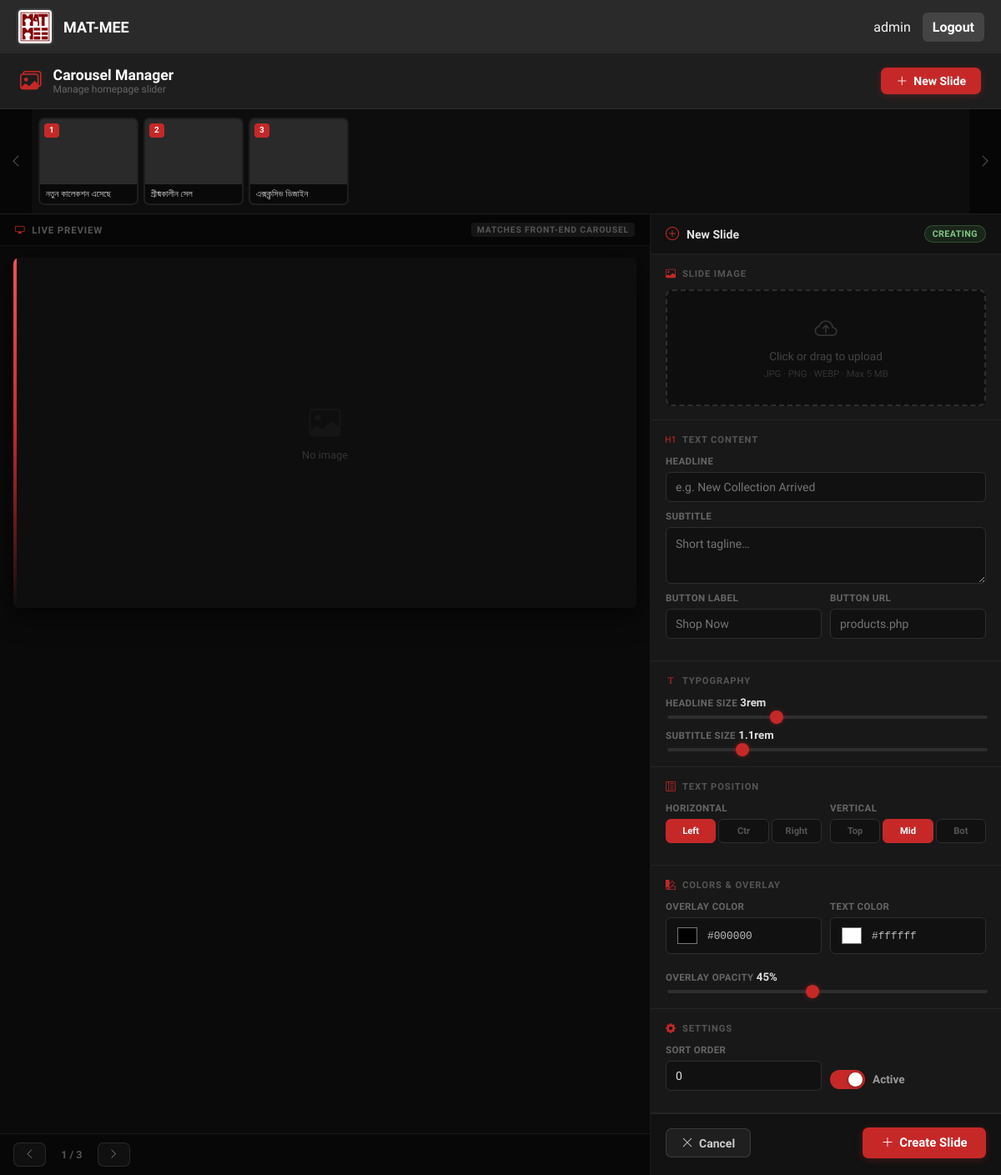
Page /MAT-MEE/Admin-matmee/carousel.php?new=1 (signed in) on the committed database.
### tables this page shows
CREATE TABLE IF NOT EXISTS `carousel_slides` (
    `id`               INT(11)       NOT NULL AUTO_INCREMENT,
    `title`            VARCHAR(255)  DEFAULT NULL,
    `subtitle`         VARCHAR(500)  DEFAULT NULL,
    `button_text`      VARCHAR(100)  DEFAULT NULL,
    `button_link`      VARCHAR(500)  DEFAULT NULL,
    `image_path`       VARCHAR(500)  NOT NULL,
    `title_size`       VARCHAR(10)   NOT NULL DEFAULT '3rem',
    `subtitle_size`    VARCHAR(10)   NOT NULL DEFAULT '1.1rem',
    `text_position`    ENUM('left','center','right') NOT NULL DEFAULT 'left',
    `text_valign`      ENUM('top','middle','bottom') NOT NULL DEFAULT 'middle',
    `overlay_opacity`  DECIMAL(3,2)  NOT NULL DEFAULT '0.45',
    `overlay_color`    VARCHAR(20)   NOT NULL DEFAULT '#000000',
    `text_color`       VARCHAR(20)   NOT NULL DEFAULT '#ffffff',
    `sort_order`       INT(5)        NOT NULL DEFAULT '0',
    `is_active`        TINYINT(1)    NOT NULL DEFAULT '1',
    `created_at`       TIMESTAMP     NOT NULL DEFAULT CURRENT_TIMESTAMP,
    `updated_at`       TIMESTAMP     NOT NULL DEFAULT CURRENT_TIMESTAMP ON UPDATE CURRENT_TIMESTAMP,
    PRIMARY KEY (`id`),
    KEY `idx_active_order` (`is_active`, `sort_order`)
);

### MAT-MEE/components/connection.php (called while the page is built, shortened)
<?php
class DatabaseConnection {
    private static $instance = null;
    private $connection;
    private $host = 'localhost';
    private $user = 'root';
    private $password = '';
    private $database = 'matmee';
    private function __construct() {
        $this->connection = new mysqli(
            $this->host,
            $this->user,
            $this->password,
            $this->database
        );
        $this->connection->set_charset("utf8");
    }
    public static function getInstance() {
        if (!self::$instance) {
            self::$instance = new self();
        }
        return self::$instance;
    }
    private function prepareAndExecute($query, $params = []) {
        if (empty($params)) {
            return $this->connection->query($query);
        }
        $stmt = $this->connection->prepare($query);
        $types = '';
        $stmt->bind_param($types, ...$params);
        $stmt->execute();
        return $stmt->get_result();
    }
    public function fetch($query, $params = []) {
        $result = $this->prepareAndExecute($query, $params);
        return $result->fetch_all(MYSQLI_ASSOC);
    }
}

### MAT-MEE/Admin-matmee/carousel.php (the view, shortened to what this page needs)
<?php
include 'header.php';
$slides    = $db->fetch("SELECT * FROM carousel_slides ORDER BY sort_order ASC, id ASC") ?: [];
$isNew     = isset($_GET['new']);
$editId    = $isNew ? null : (isset($_GET['edit']) ? (int)$_GET['edit'] : ($slides[0]['id'] ?? null));
$editSlide = null;
?>
<link rel="stylesheet" href="carousel_admin.css">
<main class="content cm-page">
<div class="cm-topbar">
    <div class="cm-topbar-left">
        <i class="bi bi-images"></i>
        <div><h1>Carousel Manager</h1><p>Manage homepage slider</p></div>
    </div>
    <a href="carousel.php?new=1" class="cm-btn cm-btn-primary">
        <i class="bi bi-plus-lg"></i> New Slide
    </a>
</div>
<div class="cm-strip-wrap">
    <button class="cm-strip-arrow" id="stripL" type="button"><i class="bi bi-chevron-left"></i></button>
    <div class="cm-strip" id="strip">
        <?php if (empty($slides)): ?>
            <div class="cm-strip-empty">No slides yet — click <strong>New Slide</strong> to begin.</div>
        <?php else: foreach ($slides as $i => $s): ?>
            <div class="cm-thumb <?= !$isNew&&(int)$s['id']===$editId?'active':'' ?> <?= !$s['is_active']?'dimmed':'' ?>"
                 data-id="<?= (int)$s['id'] ?>" title="<?= htmlspecialchars($s['title']?:'Untitled') ?>">
                <div class="cm-thumb-img" style="background-image:url('<?= htmlspecialchars($s['image_path']) ?>')"></div>
                <div class="cm-thumb-foot">
                    <span class="cm-thumb-name"><?= htmlspecialchars(mb_substr($s['title']?:'Untitled',0,18)) ?></span>
                </div>
                <span class="cm-thumb-n"><?= $i+1 ?></span>
            </div>
        <?php endforeach; endif; ?>
    </div>
    <button class="cm-strip-arrow" id="stripR" type="button"><i class="bi bi-chevron-right"></i></button>
</div>
<div class="cm-workspace">
    <div class="cm-prev-col">
        <div class="cm-prev-bar">
            <i class="bi bi-display"></i>
            <span>Live Preview</span>
            <span class="cm-prev-ratio-tag">Matches front-end carousel</span>
        </div>
        <div class="cm-prev-outer">
            <div class="cm-prev-wrap" id="prevWrap">
                <div class="cm-prev-bg"      id="prevBg"></div>
                <div class="cm-prev-stripe"></div>
                <div class="cm-prev-content" id="prevContent">
                </div>
                <div class="cm-prev-ph" id="prevPh">
                    <i class="bi bi-image"></i><span>No image</span>
                </div>
            </div>
        </div>
        <div class="cm-prev-foot">
            <div class="cm-prev-nav">
                <button class="cm-btn cm-btn-ghost cm-btn-sm" id="prevNavL" type="button">
                    <i class="bi bi-chevron-left"></i>
                </button>
                <span class="cm-prev-counter" id="prevCounter">—</span>
                <button class="cm-btn cm-btn-ghost cm-btn-sm" id="prevNavR" type="button">
                    <i class="bi bi-chevron-right"></i>
                </button>
            </div>
        </div>
    </div>
    <div class="cm-edit-col">
        <div class="cm-edit-head">
            <div class="cm-edit-head-l">
                <i class="bi bi-<?= ($isNew||!$editSlide)?'plus-circle':'pencil-square' ?>"></i>
                <span><?php
                    if ($isNew)          echo 'New Slide';
                    elseif ($editSlide)  echo htmlspecialchars($editSlide['title']?:'Untitled');
                    else                 echo 'Select a slide';
                ?></span>
            </div>
            <?php if ($isNew||$editSlide): ?>
            <span class="cm-badge <?= $isNew?'cm-badge-new':'cm-badge-edit' ?>">
                <?= $isNew?'Creating':'Editing' ?>
            </span>
            <?php endif; ?>
        </div>
        <div class="cm-edit-body">
            <?php if (!$editSlide && !$isNew): ?>
            <div class="cm-ph">
                <i class="bi bi-hand-index-thumb"></i>
                <p>Click a slide in the strip above<br>or create a new one.</p>
            </div>
            <?php else: $s = $editSlide ?? []; ?>
            <form method="POST" enctype="multipart/form-data" id="theForm" novalidate>
                <div class="cm-sec">
                    <div class="cm-sec-hd"><i class="bi bi-image"></i> Slide Image</div>
                    <div class="cm-dz" id="dz">
                        <div id="dzPh" class="cm-dz-ph" <?= !empty($s['image_path'])?'style="display:none"':'' ?>>
                            <i class="bi bi-cloud-arrow-up"></i>
                            <span>Click or drag to upload</span>
                            <small>JPG · PNG · WEBP · Max 5 MB</small>
                        </div>
                    </div>
                </div>
                <div class="cm-sec">
                    <div class="cm-sec-hd"><i class="bi bi-type-h1"></i> Text Content</div>
                    <div class="cm-field">
                        <label class="cm-lbl" for="fTitle">Headline</label>
                        <input class="cm-inp" type="text" id="fTitle" name="title"
                               value="<?= htmlspecialchars($s['title']??'') ?>" placeholder="e.g. New Collection Arrived">
                    </div>
                    <div class="cm-field">
                        <label class="cm-lbl" for="fSub">Subtitle</label>
                        <textarea class="cm-inp" id="fSub" name="subtitle" rows="2" placeholder="Short tagline…"><?= htmlspecialchars($s['subtitle']??'') ?></textarea>
                    </div>
                    <div class="cm-row">
                        <div class="cm-field">
                            <label class="cm-lbl" for="fBtnTxt">Button Label</label>
                            <input class="cm-inp" type="text" id="fBtnTxt" name="button_text"
                                   value="<?= htmlspecialchars($s['button_text']??'') ?>" placeholder="Shop Now">
                        </div>
                        <div class="cm-field">
                            <label class="cm-lbl" for="fBtnUrl">Button URL</label>
                            <input class="cm-inp" type="text" id="fBtnUrl" name="button_link"
                                   value="<?= htmlspecialchars($s['button_link']??'') ?>" placeholder="products.php">
                        </div>
                    </div>
                </div>
                <div class="cm-sec">
                    <div class="cm-sec-hd"><i class="bi bi-fonts"></i> Typography</div>
                    <?php
                        $tsStr = $s['title_size']    ?? '3rem';
                        $ssStr = $s['subtitle_size'] ?? '1.1rem';
                        $tsVal = (float)preg_replace('/[^0-9.]/', '', $tsStr) ?: 3.0;
                        $ssVal = (float)preg_replace('/[^0-9.]/', '', $ssStr) ?: 1.1;
                    ?>
                    <div class="cm-field">
                        <label class="cm-lbl">Headline Size <strong id="vTS"><?= $tsStr ?></strong></label>
                        <input class="cm-range" type="range" id="rTS" min="1.5" max="6" step="0.1" value="<?= $tsVal ?>">
                    </div>
                    <div class="cm-field">
                        <label class="cm-lbl">Subtitle Size <strong id="vSS"><?= $ssStr ?></strong></label>
                        <input class="cm-range" type="range" id="rSS" min="0.7" max="2.5" step="0.05" value="<?= $ssVal ?>">
                    </div>
                </div>
                <div class="cm-sec">
                    <div class="cm-sec-hd"><i class="bi bi-layout-text-sidebar-reverse"></i> Text Position</div>
                    <?php $hPos=$s['text_position']??'left'; $vPos=$s['text_valign']??'middle'; ?>
                    <div class="cm-row">
                        <div class="cm-field">
                            <label class="cm-lbl">Horizontal</label>
                            <div class="cm-seg">
                                <?php foreach(['left'=>'Left','center'=>'Ctr','right'=>'Right'] as $v=>$l): ?>
                                <button type="button" class="cm-seg-b <?= $hPos===$v?'active':'' ?>"
                                        data-val="<?= $v ?>" data-tgt="fHP"><?= $l ?></button>
                                <?php endforeach; ?>
                            </div>
                        </div>
                        <div class="cm-field">
                            <label class="cm-lbl">Vertical</label>
                            <div class="cm-seg">
                                <?php foreach(['top'=>'Top','middle'=>'Mid','bottom'=>'Bot'] as $v=>$l): ?>
                                <button type="button" class="cm-seg-b <?= $vPos===$v?'active':'' ?>"
                                        data-val="<?= $v ?>" data-tgt="fVP"><?= $l ?></button>
                                <?php endforeach; ?>
                            </div>
                        </div>
                    </div>
                </div>
                <div class="cm-sec">
                    <div class="cm-sec-hd"><i class="bi bi-palette2"></i> Colors &amp; Overlay</div>
                    <?php
                        $ovCol=$s['overlay_color']??'#000000';
                        $txCol=$s['text_color']??'#ffffff';
                        $opVal=isset($s['overlay_opacity'])?(float)$s['overlay_opacity']:0.45;
                    ?>
                    <div class="cm-row">
                        <div class="cm-field">
                            <label class="cm-lbl">Overlay Color</label>
                            <div class="cm-cp">
                                <input type="color" id="fOC" name="overlay_color" value="<?= htmlspecialchars($ovCol) ?>">
                                <span id="vOC"><?= htmlspecialchars($ovCol) ?></span>
                            </div>
                        </div>
                        <div class="cm-field">
                            <label class="cm-lbl">Text Color</label>
                            <div class="cm-cp">
                                <input type="color" id="fTC" name="text_color" value="<?= htmlspecialchars($txCol) ?>">
                                <span id="vTC"><?= htmlspecialchars($txCol) ?></span>
                            </div>
                        </div>
                    </div>
                    <div class="cm-field" style="margin-top:10px">
                        <label class="cm-lbl">Overlay Opacity <strong><span id="vOP"><?= round($opVal*100) ?></span>%</strong></label>
                        <input class="cm-range" type="range" id="rOP" min="0" max="1" step="0.01" value="<?= $opVal ?>">
                    </div>
                </div>
                <div class="cm-sec">
                    <div class="cm-sec-hd"><i class="bi bi-gear-fill"></i> Settings</div>
                    <div class="cm-row">
                        <div class="cm-field">
                            <label class="cm-lbl" for="fOrd">Sort Order</label>
                            <input class="cm-inp" type="number" id="fOrd" name="sort_order"
                                   value="<?= (int)($s['sort_order']??0) ?>" min="0">
                        </div>
                        <div class="cm-field cm-field-center">
                            <label class="cm-tog-wrap">
                                <span class="cm-tog-tr"><span class="cm-tog-th"></span></span>
                                <span class="cm-tog-lbl">Active</span>
                            </label>
                        </div>
                    </div>
                </div>
                <div class="cm-form-foot">
                    <a href="carousel.php" class="cm-btn cm-btn-outline">
                        <i class="bi bi-x-lg"></i> Cancel
                    </a>
                    <button type="submit" class="cm-btn cm-btn-save" id="btnSave">
                        <i class="bi bi-<?= $editSlide?'floppy':'plus-lg' ?>"></i>
                        <?= $editSlide?'Save Changes':'Create Slide' ?>
                    </button>
                </div>
            </form>
            <?php endif; ?>
        </div>
    </div>
</div>
</main>

### MAT-MEE/Admin-matmee/style.css (style rules this page uses)
:root { --red: #c62828; --red-dark: #b71c1c; --bg: #1a1a1a; --muted: #aaa; --sidebar: #2a2a2a; }
* { box-sizing: border-box }
html { scroll-behavior: smooth; }
.content { flex: 1; padding: 24px }

### rows in the picture
carousel_slides: title "নতুন কালেকশন এসেছে"
carousel_slides: title "গ্রীষ্মকালীন সেল"
carousel_slides: title "এক্সক্লুসিভ ডিজাইন"

### other values in the picture
$_SESSION['admin_username'] "admin"
$tsStr "3rem"
$ssStr "1.1rem"
$l "Left"
$l "Ctr"
$l "Right"
$l "Top"
$l "Mid"
$l "Bot"
$ovCol "#000000"
$txCol "#ffffff"
$opVal*100 "45"
